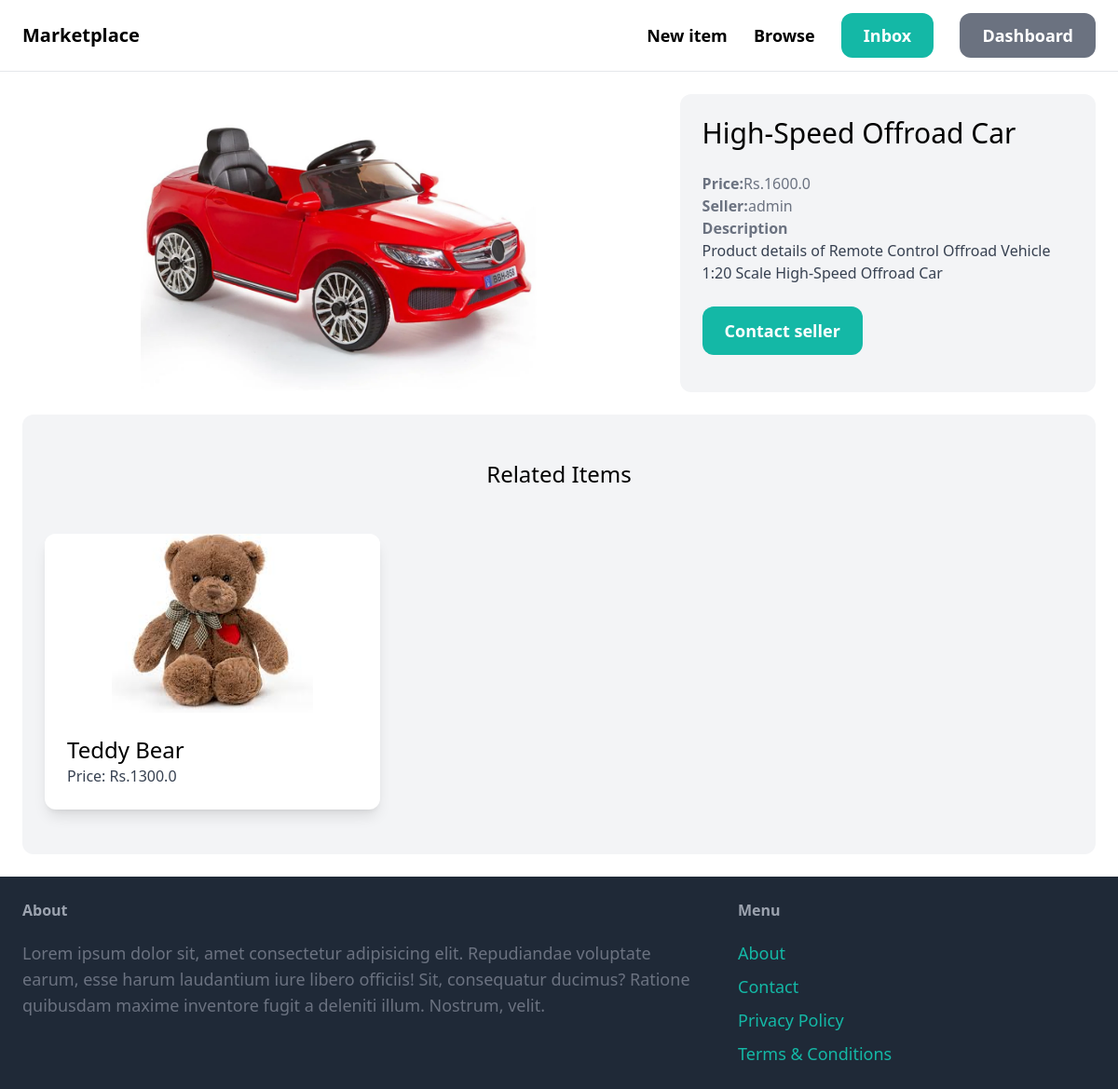
Page /items/3/ (signed in) on the committed database.
### item/models.py (models this page shows, shortened)
class Item(models.Model):
    category = models.ForeignKey(Category,related_name='items',on_delete=models.CASCADE)
    name= models.CharField(max_length=255)
    description = models.TextField(blank=True, null=True)
    price = models.FloatField()
    image = models.ImageField(blank=True,upload_to='item_images', null=True)
    is_sold = models.BooleanField(default=False)
    created_by = models.ForeignKey(User, related_name='items',on_delete=models.CASCADE)
    created_at = models.DateTimeField(auto_now_add= True)

### item/views.py (the view)
# urls.py: path('<int:pk>/',views.detail,name='detail'),
def detail(request, pk):
    item = get_object_or_404(Item, pk=pk)
    related_items = Item.objects.filter(category=item.category).exclude(pk=pk)[:6]
    return render(request, 'item/detail.html', {
        'item': item,
        'related_items': related_items
    })

### item/templates/item/detail.html (shortened to what this page needs)
{% extends "core/base.html" %}
{% block content %}
<div class="grid grid-cols-5 gap-6">
    <div class="col-span-3">
        <div class="h-80 flex bg-white rounded-xl">
            <img src="{{item.image.url}}" alt="{{item.name}}" class="object-contain w-full h-full">
        </div>
    </div>
    <div class="col-span-2 p-6 bg-gray-100 rounded-xl">
        <h1 class="mb-6 text-3xl">{{item.name}}</h1>
        <p class="text-gray-500"><strong>Price:</strong>Rs.{{item.price}}</p>
        <p class="text-gray-500"><strong>Seller:</strong>{{item.created_by.username }}</p>
        {% if item.description %}
        <p class="text-gray-700">
            <strong class="text-gray-500">Description</strong><br>
            {{item.description}}
        </p>
        {% endif %}
        <a href="#"
            class="inline-block mt-6 px-6 py-3 text-lg font-semibold bg-teal-500 text-white hover:bg-teal-700 rounded-xl">Contact
            seller</a>
    </div>
</div>
<div class="mt-6 px-6 py-12 bg-gray-100 rounded-xl">
    <h2 class="mb-12 text-2xl text-center">Related Items</h2>
    <div class="grid grid-cols-3 gap-3">
        {% for item in related_items %}
        <div class="flex flex-col justify-between rounded-xl overflow-hidden bg-white shadow-lg">
            <a href="{% url 'item:detail' item.id %}" class="flex flex-col">
                <div class="bg-white flex items-center justify-center w-full h-48">
                    <img src="{{ item.image.url }}" alt="{{ item.name }}" class="object-contain h-full">
                </div>
                <div class="p-6">
                    <h2 class="text-2xl">{{ item.name }}</h2>
                    <p class="text-gray-700">Price: Rs.{{ item.price }}</p>
                </div>
            </a>
        </div>
        {% endfor %}
    </div>
</div>
{% endblock %}

### rows in the picture
Item: image (picture), name "High-Speed Offroad Car", price "1600.0", created_by.username "admin", description "Product details of Remote Control Offroad Vehicle 1:20 Scale High-Speed Offroad Car"
Item: image (picture), name "Teddy Bear", price "1300.0"
